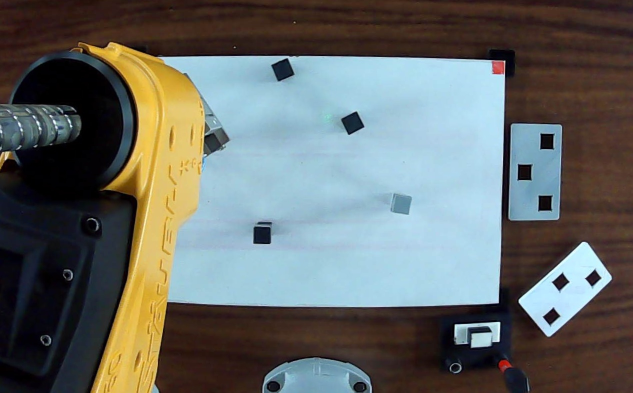
#> input picture IC-Gemeo-master/imagens/fotosPreparadas/bancada-120.jpg, 1265 x 785 px, given as the content of the folder etinhos/IC-Gemeo-master/IC-Gemeo-master/imagens/raw-2-etapa/, which was not available (shown at 1/2 size)
$ python utils.py
#> lines starting #> are read from the running program, lines starting #| are printed output that depends on the picture; pictures that were not available may be replaced by others from this repository, and a replacement may not be noted
import cv2
import numpy as np
import os


def cortar_foto(path, id):

#> called with id = 82
    img = cv2.imread(path)
#> img is the input picture: shape (785, 1265, 3); mean B, G, R 103, 105.8, 101.7

    # img = rotate_image(img, 1.5)  # raw 1
    # cropped = img[150:1400, 220:1750]  # raw 1

    img = rotate_image(img, 1)  # raw 2
    cropped = img[220:1005, 315:1580]  # raw 2

    cv2.imwrite(f"bancada-{id}.jpg", cropped)

    # cv2.imshow("cropped", cropped)
    # cv2.waitKey(0)
    # cv2.destroyAllWindows()


def rotate_image(image, angle):
#> called with angle = 1
    image_center = tuple(np.array(image.shape[1::-1]) / 2)
#> image_center = (632.5, 392.5)
    rot_mat = cv2.getRotationMatrix2D(image_center, angle, 1.0)
#> rot_mat = [[1, 0.0175, -6.75], [-0.0175, 1, 11.1]]
    result = cv2.warpAffine(image, rot_mat, image.shape[1::-1], flags=cv2.INTER_LINEAR)
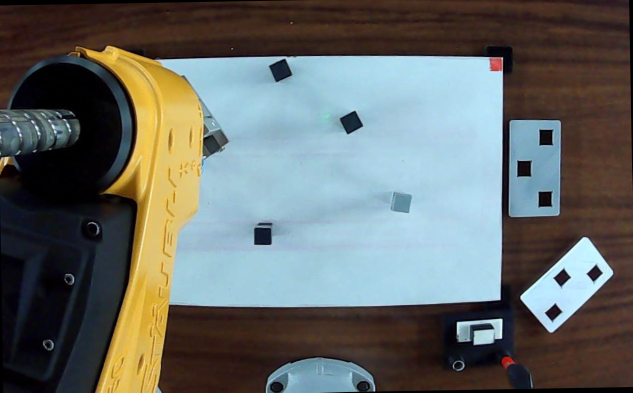
#> result: shape (785, 1265, 3) (shown at 1/2 size); mean B, G, R 102.7, 105.3, 101
    return result


# [7 lines of commented-out code are left out]

def edita_fotos(directory_src,start):

    os.chdir('C:/Code/Projetinhos/IC-Gemeo-master/IC-Gemeo-master/imagens/fotosPreparadas')

    for filename in os.listdir(directory_src):
        path = directory_src + filename
        start +=1

        try:
            cortar_foto(path, start)
#> in cortar_foto, `cropped = img[220:1005, 315:1580]`:
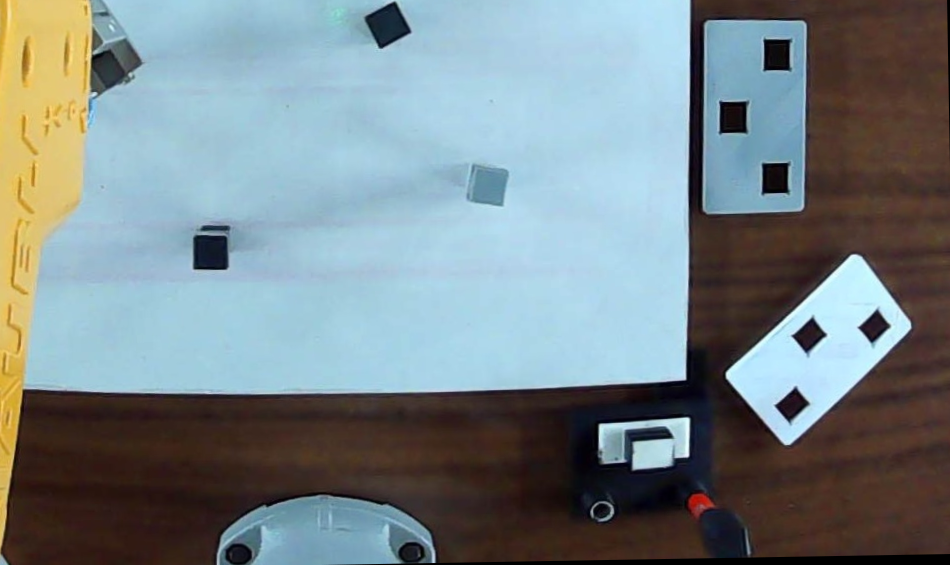
#> cropped: shape (565, 950, 3); mean B, G, R 136.4, 132.9, 120.8
        except:
            print(f"Erro na imagem {path}")


# edita_fotos('C:/Code/Projetinhos/IC-Gemeo-master/IC-Gemeo-master/imagens/raw-1-etapa/',1)
edita_fotos('C:/Code/Projetinhos/IC-Gemeo-master/IC-Gemeo-master/imagens/raw-2-etapa/', 81)

# cortar_foto('C:/Code/Projetinhos/IC-Gemeo-master/IC-Gemeo-master/imagens/raw-1-etapa/WIN_20231018_21_55_52_Pro.jpg',
# 12)

$ run again, on IC-Gemeo-master/imagens/fotosPreparadas/bancada-17.jpg
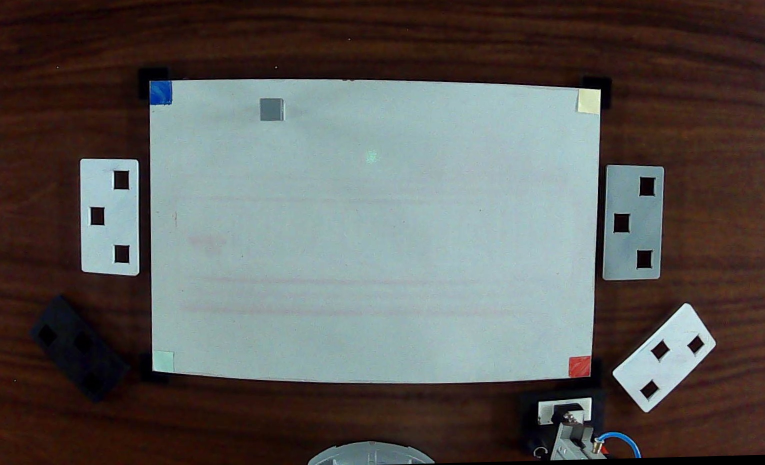
#> input picture IC-Gemeo-master/imagens/fotosPreparadas/bancada-17.jpg, 1530 x 930 px, given as the content of the folder etinhos/IC-Gemeo-master/IC-Gemeo-master/imagens/raw-2-etapa/, which was not available (shown at 1/2 size)
#> in cortar_foto, img is the input picture: shape (930, 1530, 3); mean B, G, R 88.1, 90.6, 92.1
#> in rotate_image, `result = cv2.warpAffine(image, rot_mat, image.shape[1::-1], flags=cv2...`:
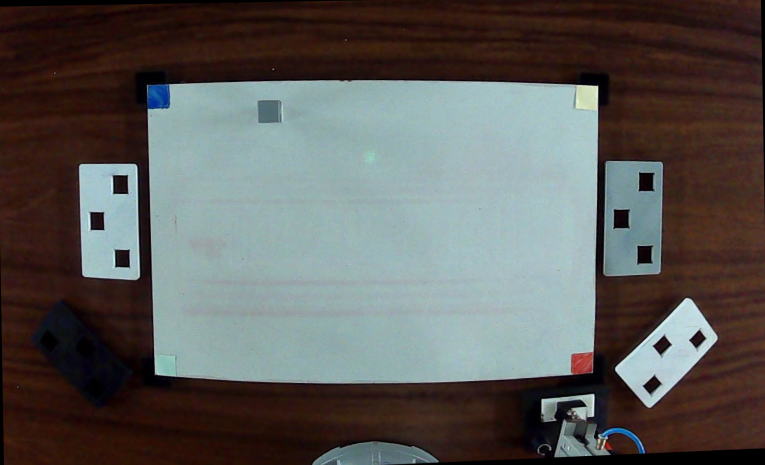
#> result: shape (930, 1530, 3) (shown at 1/2 size); mean B, G, R 87.9, 90.4, 91.6
#> in cortar_foto, `cropped = img[220:1005, 315:1580]`:
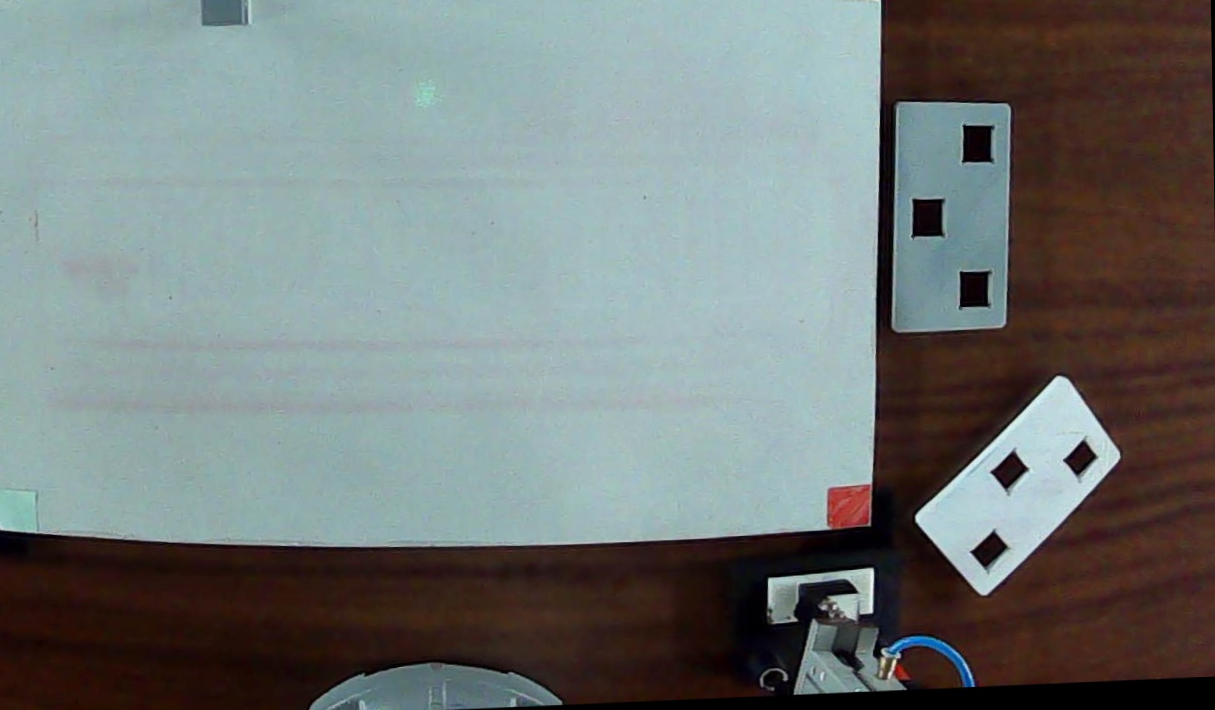
#> cropped: shape (710, 1215, 3); mean B, G, R 119.6, 121, 114
